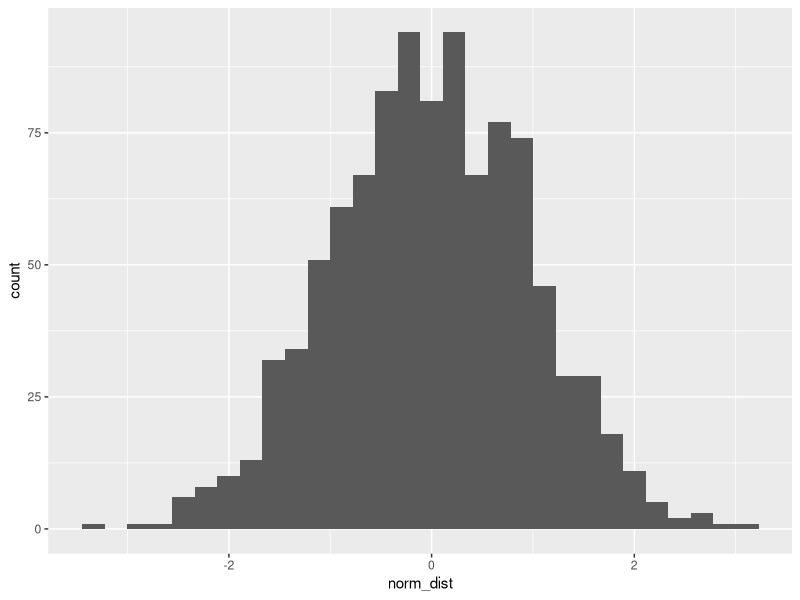
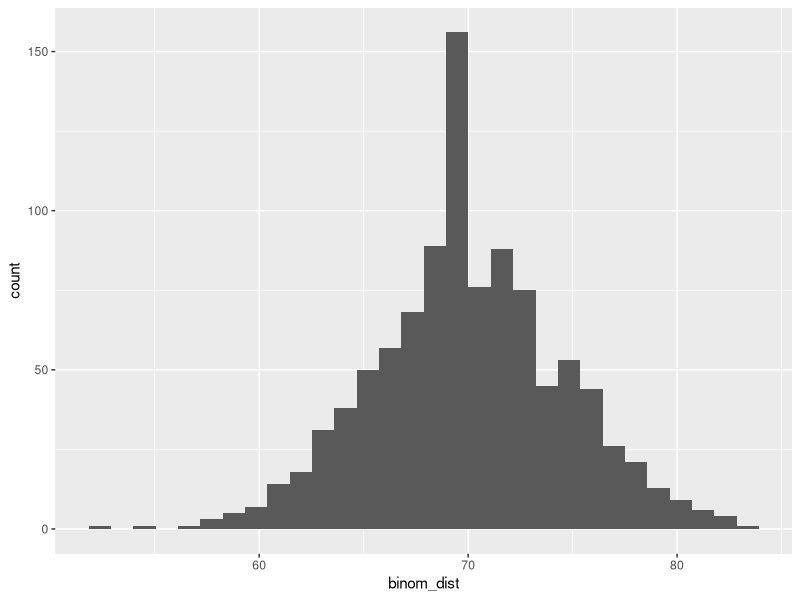
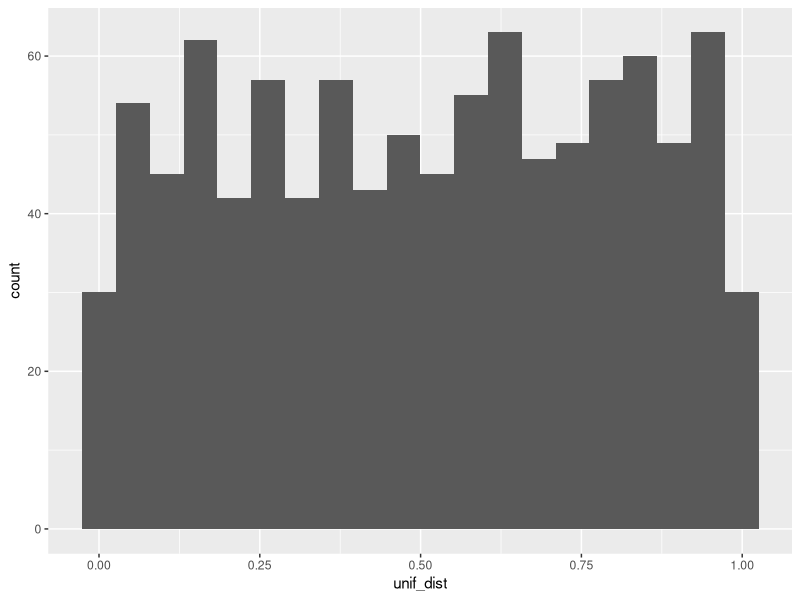
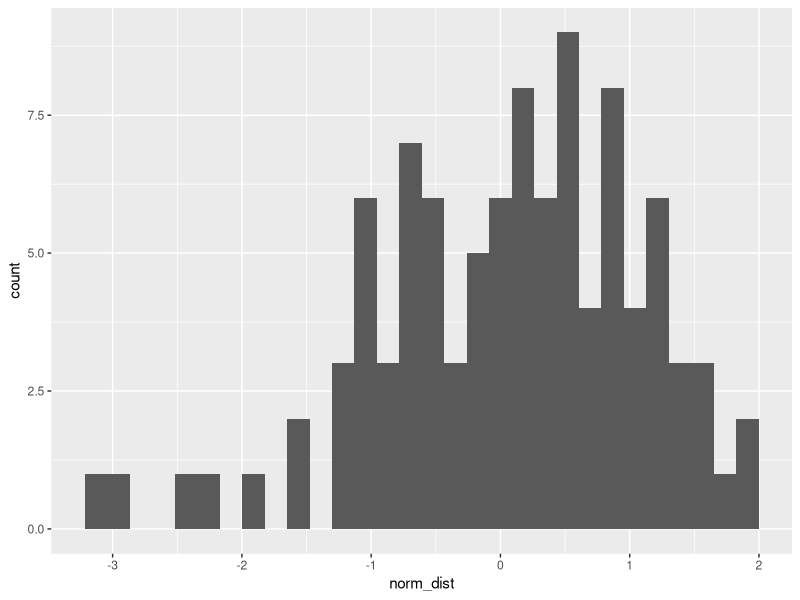
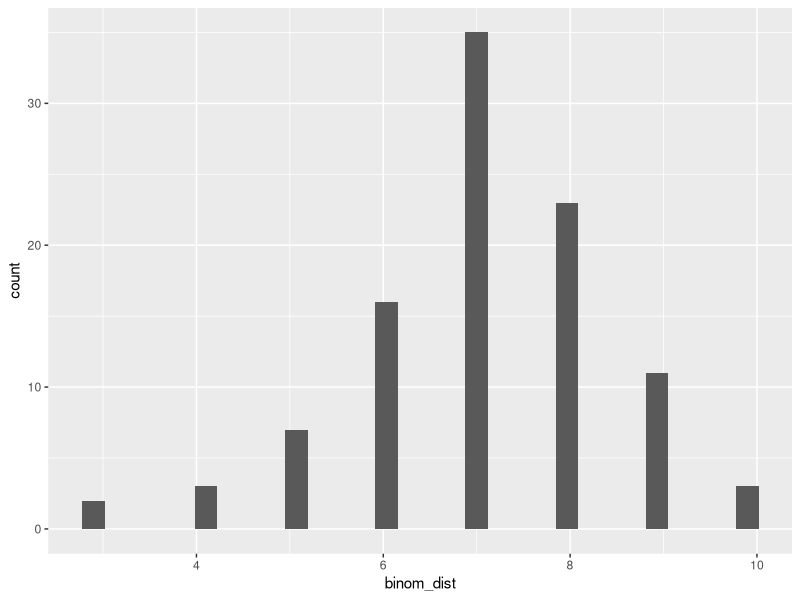
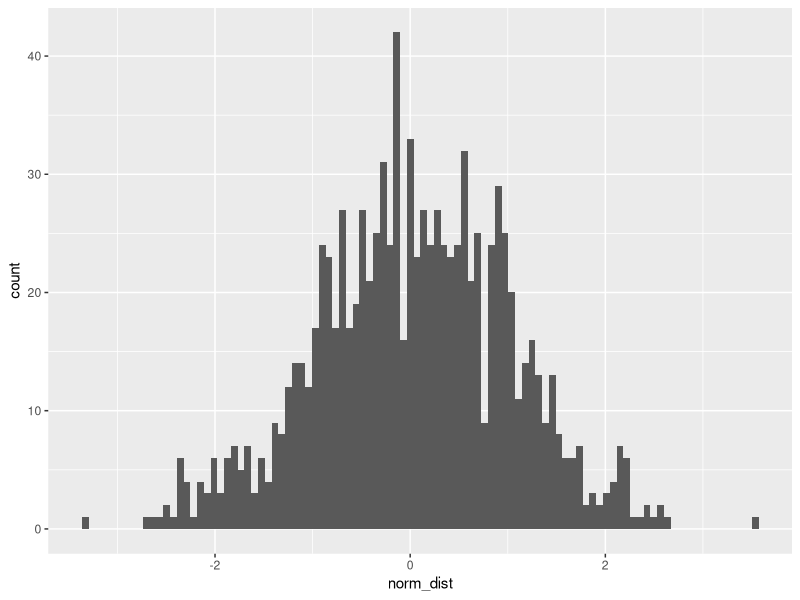
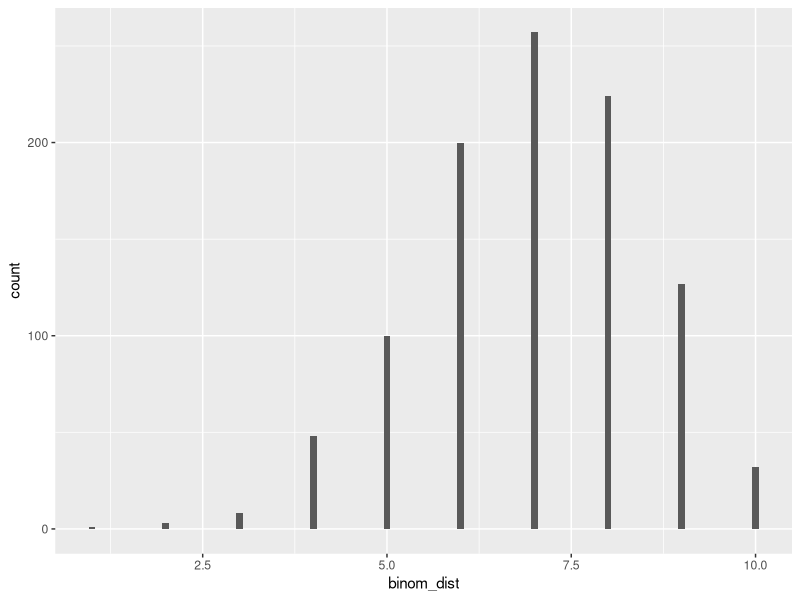
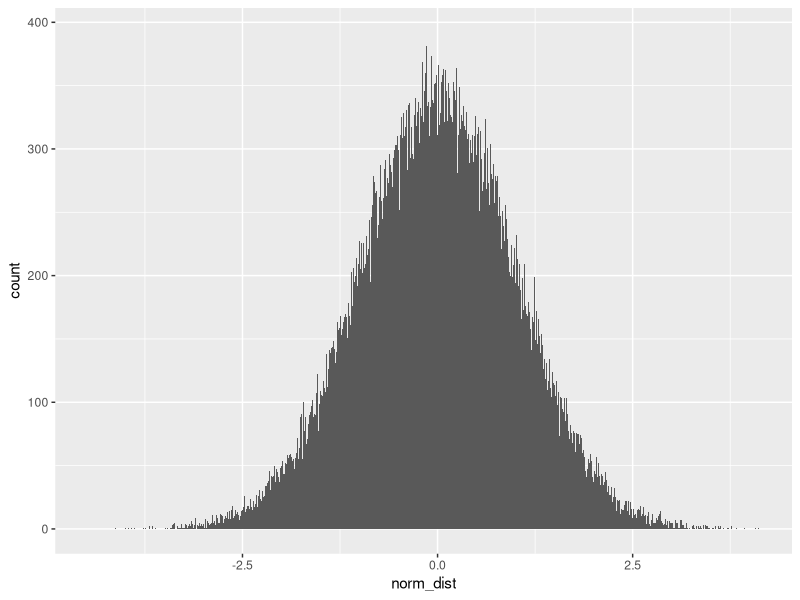

R code for these plots, in order:
library(tidyverse)
library(ggplot2)

#normal distribution
set.seed(155)
norm_dist <- rnorm(1000)
ggplot() + geom_histogram(aes(norm_dist))

#binomial distribution
set.seed(178)
binom_dist <- rbinom(1000, 100, 0.7)
ggplot() + geom_histogram(aes(binom_dist))

#uniform distribution
set.seed(165)
unif_dist <- runif(1000, min=0, max=1)
ggplot() + geom_histogram(aes(unif_dist), bins=20)


#convergence of Binomial and Normal distribution for large N
#100
norm_dist <- rnorm(100)
ggplot() + geom_histogram(aes(norm_dist))
binom_dist <- rbinom(100, 10, 0.7)
ggplot() + geom_histogram(aes(binom_dist))
#1000
norm_dist <- rnorm(1000)
ggplot() + geom_histogram(aes(norm_dist), bins=100)
binom_dist <- rbinom(1000, 10, 0.7)
ggplot() + geom_histogram(aes(binom_dist), bins=100)
#100000
norm_dist <- rnorm(100000)
ggplot() + geom_histogram(aes(norm_dist), bins=1000)
binom_dist <- rbinom(100000, 100000, 0.7)
ggplot() + geom_histogram(aes(binom_dist), bins=1000)
